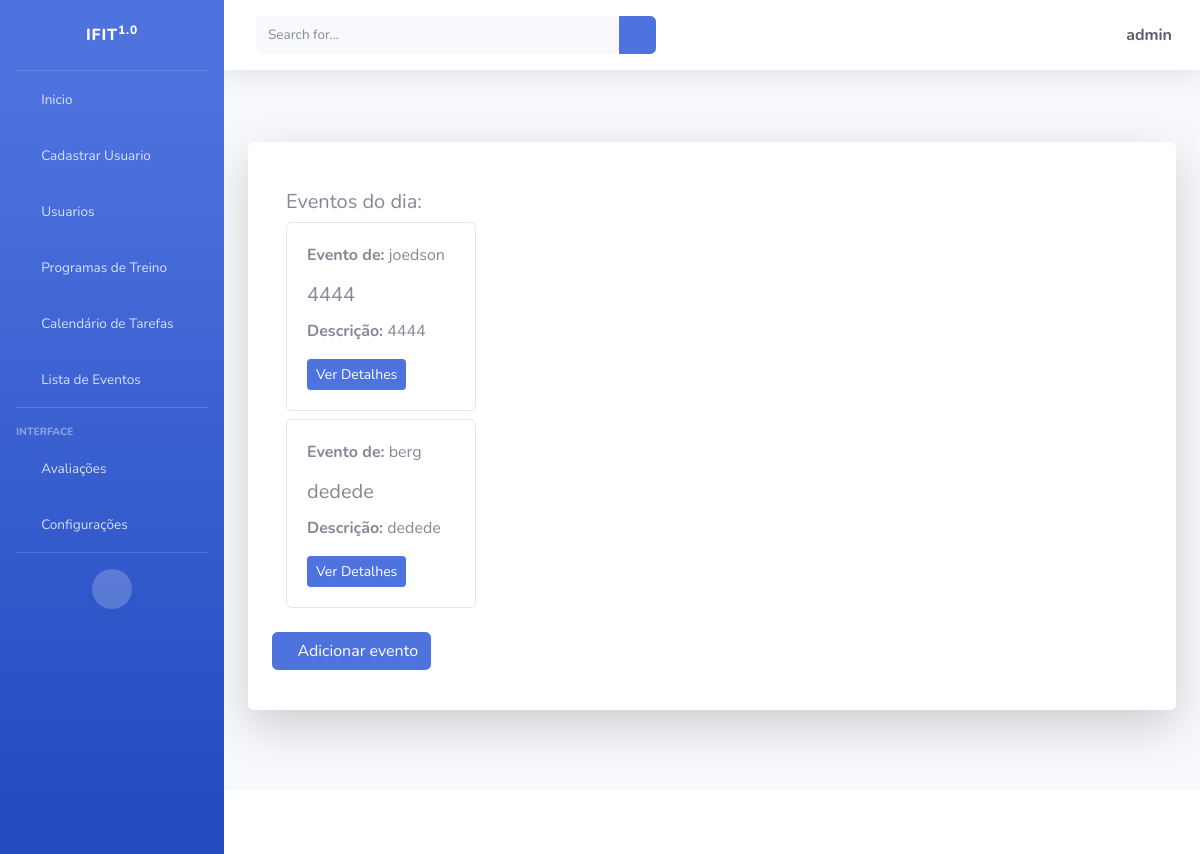
The app's page /Calendar/ (signed in) with its own data.
### tasks/models.py (models this page shows, shortened)
class Task(models.Model):
    id = models.BigAutoField(primary_key=True)
    title = models.CharField(max_length=255)
    description = models.TextField()
    start_date = models.DateField()
    end_date = models.DateField()
    total_subs = models.PositiveIntegerField(default=0)
    subs = models.PositiveIntegerField(default=0)
    start_time = models.TimeField()
    end_time = models.TimeField()
    usuario = models.ForeignKey(User, on_delete=models.CASCADE)
    programa_treino = models.ForeignKey(TrainingExercicio, on_delete=models.PROTECT)
    created_at = models.DateTimeField(auto_now_add=True)
    updated_at = models.DateTimeField(auto_now=True)

### tasks/views.py (the view)
# urls.py: path('Calendar/', CalendarView.as_view(), name='calendar'),
class CalendarView(TemplateView):
    template_name = 'tasks/calendar.html'
    def get_context_data(self, **kwargs):
        context = super().get_context_data(**kwargs)
        today = timezone.localdate()
        user = self.request.user
        is_authenticated = user.is_authenticated
        if user.is_superuser:
            events_today = Task.objects.filter(start_date__lte=today, end_date__gte=today)
        elif not is_authenticated:
            events_today = Task.objects.none()
        else:
            events_today = Task.objects.filter(usuario=user, start_date__lte=today, end_date__gte=today)
        context['events_today'] = events_today
        return context

### tasks/templates/tasks/calendar.html (shortened to what this page needs)
{% extends 'paginas/index.html' %}
{% load static %}
{% block conteudo %}
<div class="container-fluid mt-4">
    <div class="row" id="calendar-container">
        <div class="col-md-3 mb-3" id="events-column">
            <h5>Eventos do dia:</h5>
            {% for event in events_today %}
                <div class="card mb-2">
                    <div class="card-body">
                        <p class="card-text"><strong>Evento de:</strong> {{ event.usuario.username }}</p>
                        <h5 class="card-title">{{ event.title }}</h5>
                        <p class="card-text"><strong>Descrição:</strong> {{ event.description }}</p>
                        <a href="/task/{{ event.id }}" class="btn btn-primary btn-sm">Ver Detalhes</a>
                    </div>
                </div>
            {% empty %}
                <p class="text-muted">Não há eventos para hoje.</p>
            {% endfor %}
        </div>
        <div class="col-md-9" id="calendar-column">
            <div id="calendar"></div>
        </div>
    </div>
</div>
<div class="row mb-3">
    <div class="col-12 col-sm-auto">
        <a id="add-link" href="{% url 'new-task' %}" class="btn btn-primary d-flex align-items-center">
            <i class="fas fa-plus me-2"></i>  Adicionar evento
        </a>
    </div>
</div>
{% endblock %}

### paginas/templates/paginas/index.html (shortened to what this page needs)
{% load static %}
<!DOCTYPE html>
<html lang="pt-br">
<head>
    <link href={% static "fontawesome-free/css/all.min.css" %} rel="stylesheet" type="text/css">
    <link href={% static "css/sb-admin-2.min.css" %} rel="stylesheet" type="text/css">
    <link href={% static "css/sb-admin-2.min.css" %} rel="stylesheet">
</head>
<body id="page-top">
    <div id="wrapper">
        <ul class="navbar-nav bg-gradient-primary sidebar sidebar-dark accordion" id="accordionSidebar">
            <a class="sidebar-brand d-flex align-items-center justify-content-center" href="index.html">
                <div class="sidebar-brand-text mx-3">IFIT<sup>1.0</sup></div>
            </a>
            <hr class="sidebar-divider my-0">
            <li class="nav-item {% if request.path == '/' or request.path == '/inicio/' %}active{% endif %}">
                <a class="nav-link" href="{% url 'inicio' %}">
                    <i class="fas fa-fw fa-home"></i>
                    <span>Inicio</span>
                </a>
            </li>
            <li class="nav-item {% if request.path == '/registrar/' %}active{% endif %}">
                {% if user.is_staff %}
                    <a class="nav-link" href="{% url 'registrar' %}">
                        <i class="fas fa-fw fa-plus"></i>
                        <span>Cadastrar Usuario</span>
                    </a>
                {% endif %}
            </li>
            <li class="nav-item {% if request.path == '/listar-usersauth/' %}active{% endif %}">
                {% if user.is_staff %}
                    <a class="nav-link" href="{% url 'listar-usersauth' %}">
                        <i class="fas fa-fw fa-user"></i>
                        <span>Usuarios</span>
                    </a>
                {% endif %}
            </li>
            <li class="nav-item {% if request.path == '/listar-training-exercicios/' %}active{% endif %}">
                <a class="nav-link" href="{% url 'listar-training-exercicios' %}">
                    <i class="fas fa-fw fa-dumbbell"></i>
                    <span>Programas de Treino</span>
                </a>
            </li>
            <li class="nav-item {% if request.path == '/calendar/' %}active{% endif %}">
                <a class="nav-link" href="{% url 'calendar' %}">
                    <i class="fas fa-fw fa-calendar"></i>
                    <span>Calendário de Tarefas</span>
                </a>
            </li>
            <li class="nav-item {% if request.path == '/task-list/' %}active{% endif %}">
                <a class="nav-link" href="{% url 'task-list' %}">
                    <i class="fas fa-fw fa-clipboard"></i>
                    <span>Lista de Eventos</span>
                </a>
            </li>
            <hr class="sidebar-divider">
            <div class="sidebar-heading">
                Interface
            </div>
            <li class="nav-item {% if request.path == '/avaliacoes/' or request.path == '/listar-avaliacoes/' %}active{% endif %}">
                <a class="nav-link collapsed" href="#" data-toggle="collapse" data-target="#collapseTwo"
                    aria-expanded="true" aria-controls="collapseTwo">
                    <i class="fas fa-fw fa-heartbeat"></i>
                    <span>Avaliações</span>
                </a>
            </li>
            <li class="nav-item {% if request.path == '/atualizar-dados/' %}active{% endif %}">
                <a class="nav-link collapsed" href="#" data-toggle="collapse" data-target="#collapseUtilities"
                    aria-expanded="true" aria-controls="collapseUtilities">
                    <i class="fas fa-fw fa-wrench"></i>
                    <span>Configurações</span>
                </a>
            </li>
            <hr class="sidebar-divider d-none d-md-block">
            <div class="text-center d-none d-md-inline">
                <button class="rounded-circle border-0" id="sidebarToggle"></button>
            </div>
        </ul>
        <div id="content-wrapper" class="d-flex flex-column">
            <div id="content">
                <nav class="navbar navbar-expand navbar-light bg-white topbar mb-4 static-top shadow">
                    <form
                        class="d-none d-sm-inline-block form-inline mr-auto ml-md-3 my-2 my-md-0 mw-100 navbar-search">
                        <div class="input-group">
                            <input type="text" class="form-control bg-light border-0 small" placeholder="Search for..."
                                aria-label="Search" aria-describedby="basic-addon2">
                            <div class="input-group-append">
                                <button class="btn btn-primary" type="button">
                                    <i class="fas fa-search fa-sm"></i>
                                </button>
                            </div>
                        </div>
                    </form>
                    <ul class="navbar-nav ml-auto">
                        <li class="nav-item dropdown no-arrow">
                            {% if request.user.is_authenticated %}
                            <a class="nav-link dropdown-toggle" href="#" id="userDropdown" role="button"
                                data-toggle="dropdown" aria-haspopup="true" aria-expanded="false">
                                <span class="fas fa-user-circle fa-lg fa-fw mr-2 text-dark"></span>
                                <span class="font-weight-bold text-dark">{{ request.user }}</span>
                            </a>
                            {% endif %}
                        </li>
                    </ul>
                </nav>
                <div class="container-fluid py-5">
                    <div class="jumbotron bg-white shadow-lg p-4 rounded">
                        {% block conteudo %}{% endblock %}
                    </div>
                </div>
            </div>
            <footer class="sticky-footer bg-white">
            </footer>
        </div>
    </div>
</body>
</html>

### tasks/templates/tasks/calendar.html (style rules this page uses)
#calendar-container { display: flex; flex-wrap: wrap; justify-content: center; gap: 20px; }
#calendar { width: 100%; min-height: 400px; }
@media (min-width: 992px) { #calendar-container { flex-wrap: nowrap; } }
@media (min-width: 992px) { #events-column { max-width: 25%; } }
@media (min-width: 992px) { #calendar-column { max-width: 75%; } }

### records on screen
Task: usuario.username "joedson", title "4444", description "4444"
Task: usuario.username "berg", title "dedede", description "dedede"

### other values on screen
{{ request.user }} "admin"
